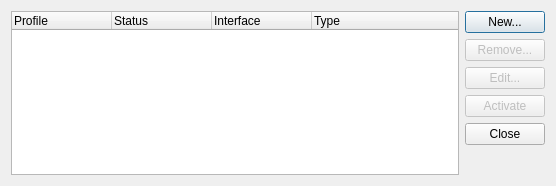
<?xml version="1.0" encoding="UTF-8"?>
<ui version="4.0">
 <class>netcfgfx_profile</class>
 <widget class="QDialog" name="netcfgfx_profile">
  <property name="geometry">
   <rect>
    <x>0</x>
    <y>0</y>
    <width>556</width>
    <height>186</height>
   </rect>
  </property>
  <property name="windowTitle">
   <string>Profiles</string>
  </property>
  <property name="windowIcon">
   <iconset resource="images.qrc">
    <normaloff>:/netcfgfx_main_icon.png</normaloff>:/netcfgfx_main_icon.png</iconset>
  </property>
  <layout class="QHBoxLayout" name="horizontalLayout">
   <item>
    <widget class="QTreeWidget" name="treeWidget">
     <property name="rootIsDecorated">
      <bool>false</bool>
     </property>
     <property name="expandsOnDoubleClick">
      <bool>false</bool>
     </property>
     <attribute name="headerStretchLastSection">
      <bool>true</bool>
     </attribute>
     <column>
      <property name="text">
       <string>Profile</string>
      </property>
      <property name="textAlignment">
       <set>AlignLeft|AlignVCenter</set>
      </property>
     </column>
     <column>
      <property name="text">
       <string>Status</string>
      </property>
     </column>
     <column>
      <property name="text">
       <string>Interface</string>
      </property>
     </column>
     <column>
      <property name="text">
       <string>Type</string>
      </property>
     </column>
    </widget>
   </item>
   <item>
    <layout class="QVBoxLayout" name="verticalLayout">
     <item>
      <widget class="QPushButton" name="newPushButton">
       <property name="text">
        <string>New...</string>
       </property>
       <property name="icon">
        <iconset resource="images.qrc">
         <normaloff>:/edit_add.png</normaloff>:/edit_add.png</iconset>
       </property>
      </widget>
     </item>
     <item>
      <widget class="QPushButton" name="removePushButton">
       <property name="enabled">
        <bool>false</bool>
       </property>
       <property name="text">
        <string>Remove...</string>
       </property>
       <property name="icon">
        <iconset resource="images.qrc">
         <normaloff>:/edit_remove.png</normaloff>:/edit_remove.png</iconset>
       </property>
      </widget>
     </item>
     <item>
      <widget class="QPushButton" name="editPushButton">
       <property name="enabled">
        <bool>false</bool>
       </property>
       <property name="text">
        <string>Edit...</string>
       </property>
       <property name="icon">
        <iconset resource="images.qrc">
         <normaloff>:/edit.png</normaloff>:/edit.png</iconset>
       </property>
      </widget>
     </item>
     <item>
      <widget class="QPushButton" name="connectPushButton">
       <property name="enabled">
        <bool>false</bool>
       </property>
       <property name="sizePolicy">
        <sizepolicy hsizetype="Minimum" vsizetype="Fixed">
         <horstretch>0</horstretch>
         <verstretch>0</verstretch>
        </sizepolicy>
       </property>
       <property name="text">
        <string>Activate</string>
       </property>
       <property name="icon">
        <iconset resource="images.qrc">
         <normaloff>:/network.png</normaloff>:/network.png</iconset>
       </property>
      </widget>
     </item>
     <item>
      <widget class="QPushButton" name="closePushButton">
       <property name="text">
        <string>Close</string>
       </property>
       <property name="icon">
        <iconset resource="images.qrc">
         <normaloff>:/cancel.png</normaloff>:/cancel.png</iconset>
       </property>
      </widget>
     </item>
     <item>
      <spacer name="verticalSpacer">
       <property name="orientation">
        <enum>Qt::Vertical</enum>
       </property>
       <property name="sizeHint" stdset="0">
        <size>
         <width>20</width>
         <height>40</height>
        </size>
       </property>
      </spacer>
     </item>
    </layout>
   </item>
  </layout>
 </widget>
 <resources>
  <include location="images.qrc"/>
 </resources>
 <connections>
  <connection>
   <sender>closePushButton</sender>
   <signal>clicked()</signal>
   <receiver>netcfgfx_profile</receiver>
   <slot>close()</slot>
   <hints>
    <hint type="sourcelabel">
     <x>436</x>
     <y>124</y>
    </hint>
    <hint type="destinationlabel">
     <x>407</x>
     <y>143</y>
    </hint>
   </hints>
  </connection>
 </connections>
</ui>
